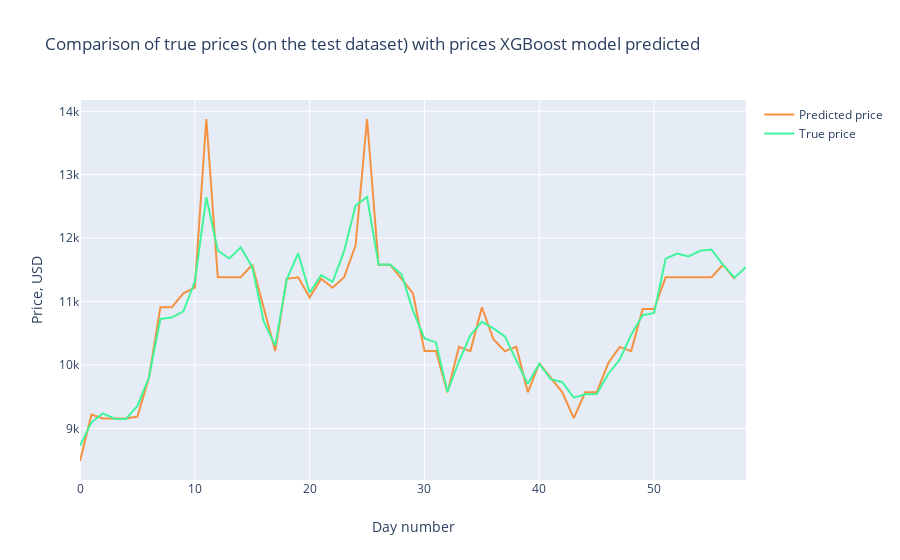

The notebook cell saved with this chart:
### Markdown cell above
### Performance Plot

### Code cell
prediction_inverse = scaler.inverse_transform(pred_xgb.reshape(-1, 1))
Y_test_inverse = scaler.inverse_transform(y_test.reshape(-1, 1))
prediction2_inverse = np.array(prediction_inverse[:,0][1:])
Y_test2_inverse = np.array(Y_test_inverse[:,0])

trace1 = go.Scatter(
    x = np.arange(0, len(prediction2_inverse), 1),
    y = prediction2_inverse,
    mode = 'lines',
    name = 'Predicted price',
    hoverlabel= dict(namelength=-1),
    line = dict(color=('rgb(244, 146, 65)'), width=2)
)
trace2 = go.Scatter(
    x = np.arange(0, len(Y_test2_inverse), 1),
    y = Y_test2_inverse,
    mode = 'lines',
    name = 'True price',
    line = dict(color=('rgb(66, 244, 155)'), width=2)
)

data = [trace1, trace2]
layout = dict(title = 'Comparison of true prices (on the test dataset) with prices XGBoost model predicted',
             xaxis = dict(title = 'Day number'), yaxis = dict(title = 'Price, USD'))
fig = dict(data=data, layout=layout)
py.iplot(fig, filename='results_demonstrating0')

### Figure 1 — Plotly figure (JSON) as saved in the notebook; plotly's stock layout.template omitted (floating-point values rounded to 4 significant figures)
{"data": [{"hoverlabel": {"namelength": -1}, "line": {"color": "rgb(244, 146, 65)", "width": 2}, "mode": "lines", "name": "Predicted price", "type": "scatter", "x": [0, 1, 2, 3, 4, 5, 6, 7, 8, 9, 10, 11, 12, 13, 14, 15, 16, 17, 18, 19, 20, 21, 22, 23, 24, 25, 26, 27, 28, 29, 30, 31, 32, 33, 34, 35, 36, 37, 38, 39, 40, 41, 42, 43, 44, 45, 46, 47, 48, 49, 50, 51, 52, 53, 54, 55, 56, 57], "y": [8485.0, 9217.0, 9155.0, 9155.0, 9155.0, 9186.0, 9799.0, 10910.0, 10910.0, 11130.0, 11220.0, 13880.0, 11380.0, 11380.0, 11380.0, 11580.0, 10910.0, 10220.0, 11360.0, 11380.0, 11060.0, 11360.0, 11220.0, 11380.0, 11890.0, 13880.0, 11580.0, 11580.0, 11360.0, 11130.0, 10220.0, 10220.0, 9568.0, 10280.0, 10220.0, 10910.0, 10410.0, 10220.0, 10280.0, 9568.0, 10030.0, 9799.0, 9568.0, 9160.0, 9568.0, 9568.0, 10030.0, 10280.0, 10220.0, 10880.0, 10880.0, 11380.0, 11380.0, 11380.0, 11380.0, 11380.0, 11580.0, 11360.0]}, {"line": {"color": "rgb(66, 244, 155)", "width": 2}, "mode": "lines", "name": "True price", "type": "scatter", "x": [0, 1, 2, 3, 4, 5, 6, 7, 8, 9, 10, 11, 12, 13, 14, 15, 16, 17, 18, 19, 20, 21, 22, 23, 24, 25, 26, 27, 28, 29, 30, 31, 32, 33, 34, 35, 36, 37, 38, 39, 40, 41, 42, 43, 44, 45, 46, 47, 48, 49, 50, 51, 52, 53, 54, 55, 56, 57, 58], "y": [8728.0, 9095.0, 9236.0, 9153.0, 9148.0, 9353.0, 9801.0, 10720.0, 10750.0, 10850.0, 11320.0, 12640.0, 11800.0, 11680.0, 11850.0, 11540.0, 10690.0, 10300.0, 11350.0, 11760.0, 11140.0, 11420.0, 11310.0, 11790.0, 12510.0, 12650.0, 11580.0, 11580.0, 11430.0, 10860.0, 10420.0, 10360.0, 9577.0, 10050.0, 10470.0, 10680.0, 10580.0, 10450.0, 10070.0, 9703.0, 10020.0, 9775.0, 9728.0, 9485.0, 9539.0, 9540.0, 9858.0, 10090.0, 10480.0, 10780.0, 10820.0, 11680.0, 11760.0, 11710.0, 11800.0, 11820.0, 11580.0, 11380.0, 11540.0]}], "layout": {"title": {"text": "Comparison of true prices (on the test dataset) with prices XGBoost model predicted"}, "xaxis": {"title": {"text": "Day number"}}, "yaxis": {"title": {"text": "Price, USD"}}}}
